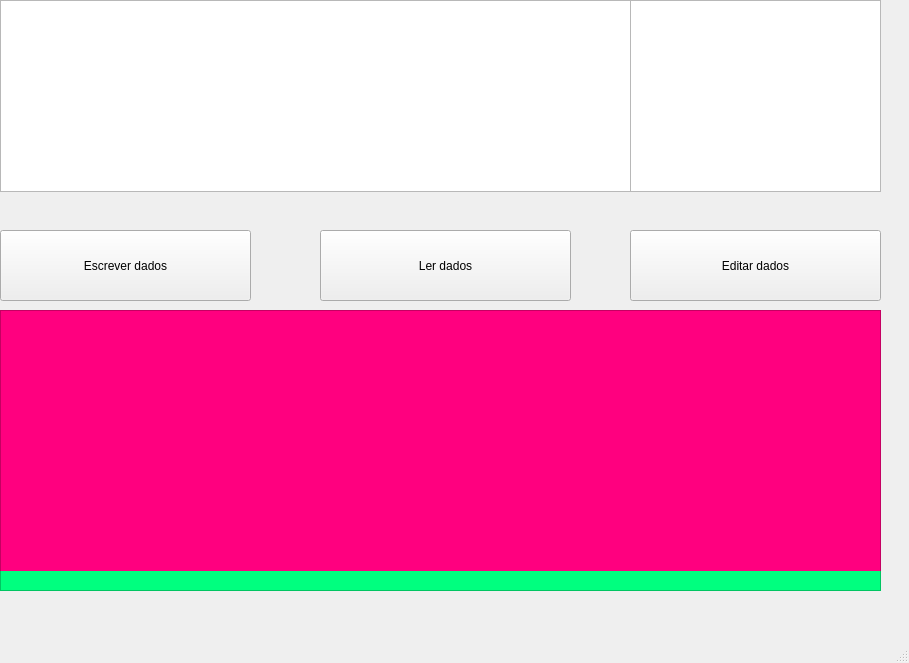
<?xml version="1.0" encoding="UTF-8"?>
<ui version="4.0">
 <class>MainWindow</class>
 <widget class="QMainWindow" name="MainWindow">
  <property name="geometry">
   <rect>
    <x>0</x>
    <y>0</y>
    <width>909</width>
    <height>663</height>
   </rect>
  </property>
  <property name="mouseTracking">
   <bool>true</bool>
  </property>
  <property name="tabletTracking">
   <bool>true</bool>
  </property>
  <property name="windowTitle">
   <string>MainWindow</string>
  </property>
  <property name="tabShape">
   <enum>QTabWidget::Rounded</enum>
  </property>
  <widget class="QWidget" name="centralwidget">
   <widget class="QPushButton" name="botao_escrever">
    <property name="geometry">
     <rect>
      <x>0</x>
      <y>230</y>
      <width>251</width>
      <height>71</height>
     </rect>
    </property>
    <property name="text">
     <string>Escrever dados</string>
    </property>
   </widget>
   <widget class="QGraphicsView" name="logo_farmacia">
    <property name="geometry">
     <rect>
      <x>0</x>
      <y>0</y>
      <width>631</width>
      <height>192</height>
     </rect>
    </property>
    <property name="mouseTracking">
     <bool>false</bool>
    </property>
    <property name="tabletTracking">
     <bool>false</bool>
    </property>
   </widget>
   <widget class="QGraphicsView" name="logo_pet">
    <property name="geometry">
     <rect>
      <x>630</x>
      <y>0</y>
      <width>251</width>
      <height>192</height>
     </rect>
    </property>
    <property name="mouseTracking">
     <bool>false</bool>
    </property>
    <property name="tabletTracking">
     <bool>false</bool>
    </property>
   </widget>
   <widget class="QPushButton" name="botao_ler">
    <property name="geometry">
     <rect>
      <x>320</x>
      <y>230</y>
      <width>251</width>
      <height>71</height>
     </rect>
    </property>
    <property name="text">
     <string>Ler dados</string>
    </property>
   </widget>
   <widget class="QPushButton" name="botao_editar">
    <property name="geometry">
     <rect>
      <x>630</x>
      <y>230</y>
      <width>251</width>
      <height>71</height>
     </rect>
    </property>
    <property name="text">
     <string>Editar dados</string>
    </property>
   </widget>
   <widget class="QFrame" name="frame_ler">
    <property name="geometry">
     <rect>
      <x>0</x>
      <y>310</y>
      <width>881</width>
      <height>281</height>
     </rect>
    </property>
    <property name="styleSheet">
     <string notr="true">background-color: rgb(0, 255, 127);</string>
    </property>
    <property name="frameShape">
     <enum>QFrame::StyledPanel</enum>
    </property>
    <property name="frameShadow">
     <enum>QFrame::Raised</enum>
    </property>
    <widget class="QFrame" name="frame_editar">
     <property name="geometry">
      <rect>
       <x>0</x>
       <y>0</y>
       <width>881</width>
       <height>261</height>
      </rect>
     </property>
     <property name="styleSheet">
      <string notr="true">background-color: rgb(170, 170, 255);</string>
     </property>
     <property name="frameShape">
      <enum>QFrame::StyledPanel</enum>
     </property>
     <property name="frameShadow">
      <enum>QFrame::Raised</enum>
     </property>
     <widget class="QFrame" name="frame_escrever">
      <property name="geometry">
       <rect>
        <x>0</x>
        <y>0</y>
        <width>881</width>
        <height>281</height>
       </rect>
      </property>
      <property name="styleSheet">
       <string notr="true">background-color: rgb(255, 170, 0);
background-color: rgb(255, 0, 127);</string>
      </property>
      <property name="frameShape">
       <enum>QFrame::StyledPanel</enum>
      </property>
      <property name="frameShadow">
       <enum>QFrame::Raised</enum>
      </property>
     </widget>
    </widget>
   </widget>
  </widget>
  <widget class="QMenuBar" name="menubar">
   <property name="geometry">
    <rect>
     <x>0</x>
     <y>0</y>
     <width>909</width>
     <height>21</height>
    </rect>
   </property>
  </widget>
  <widget class="QStatusBar" name="statusbar"/>
 </widget>
 <resources/>
 <connections/>
</ui>
